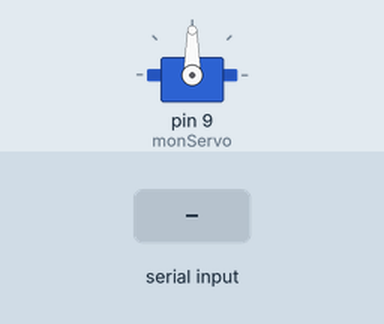
Recording of a sketch running on a simulated Arduino Uno, built with avr-gcc and run on an emulated ATmega328P. On the bench: servo. The inputs (shaded band) are chosen by the test bench.

Above: at 1.2 s.
1.3 s: "30,150\n" received over Serial
At 1.6 s:
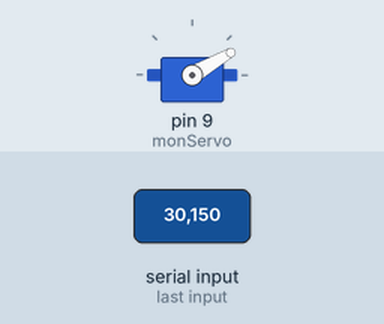
2.8 s: "5\n" received over Serial
At 3.8 s:
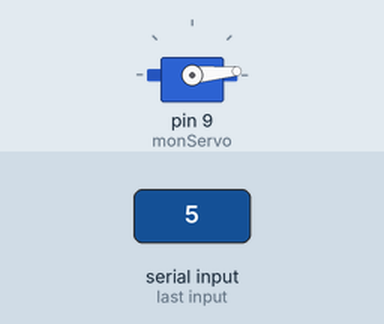
4.3 s: "200\n" received over Serial
At 5.0 s:
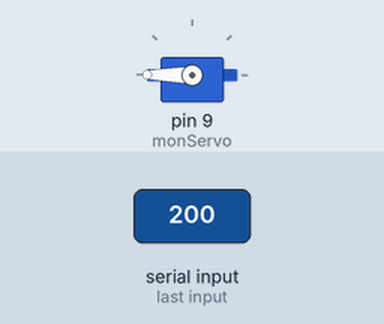
5.8 s: "90,45\n" received over Serial
At 6.2 s:
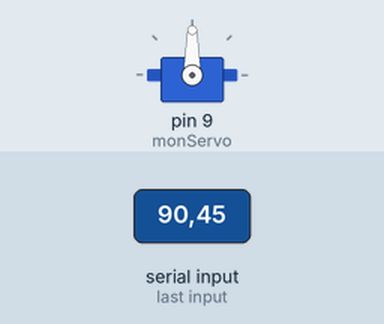
Timing chart, 0 to 8.3 s (numbered marks = the images above; inputs shaded):
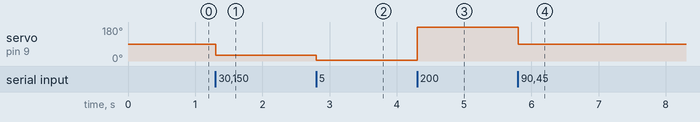

The sketch:

slider_control.ino
```cpp
#include <Servo.h>
Servo monServo;
String donnees = "";
void setup() {
  Serial.begin(9600);
  monServo.attach(9); // D9 connecté au fil orange (signal) du SG92R
}
void loop() {
  // Lecture série
  while (Serial.available()) {
    char c = Serial.read();
    if (c == '\n') {
      int angle = donnees.toInt();   // Conversion string → int
      monServo.write(angle);         // Positionner le servo
      donnees = "";                  // Réinitialiser la chaîne
    } else {
      donnees += c; // Construction du message
    }
  }
}
```

Measured:
- after the input at 1.3 s, servo on pin 9 (monServo): 90° → 30° at once
- after the input at 2.8 s, servo on pin 9 (monServo): 30° → 5° at once
- after the input at 4.3 s, servo on pin 9 (monServo): 5° → 180° at once
- after the input at 5.8 s, servo on pin 9 (monServo): 180° → 90° at once
